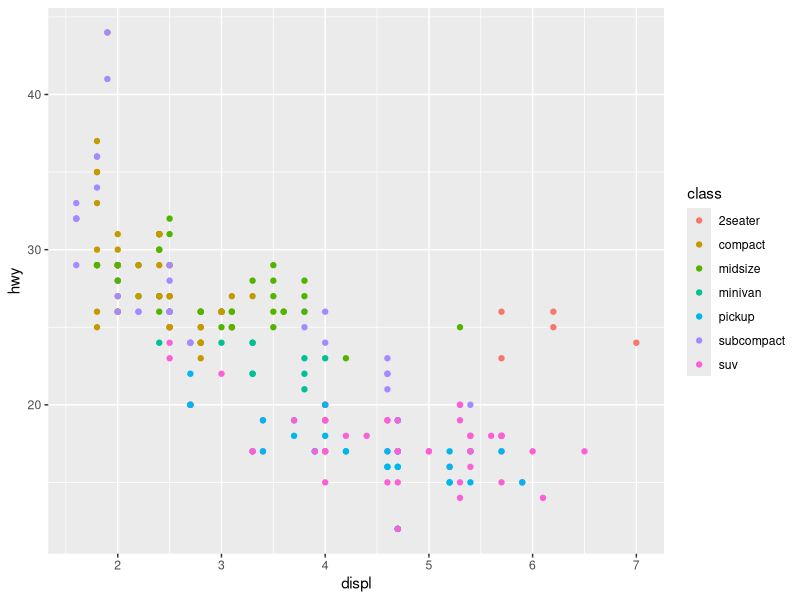
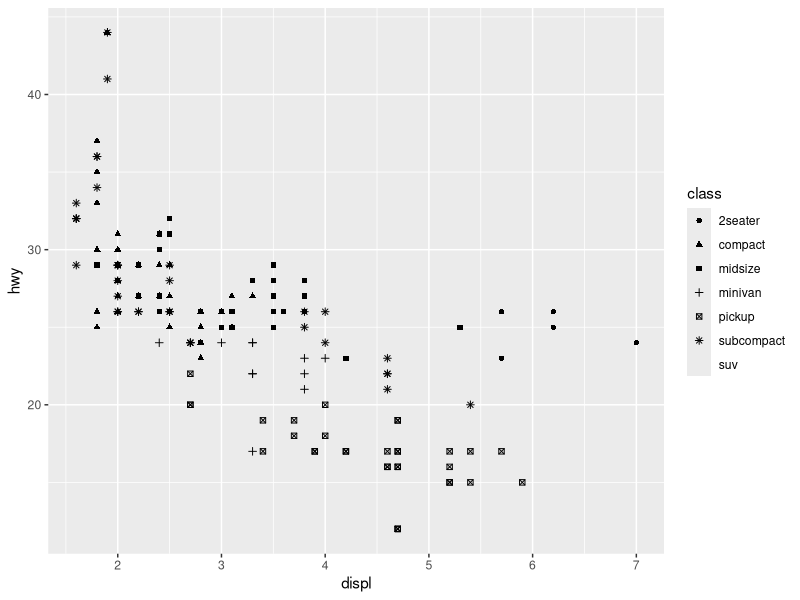
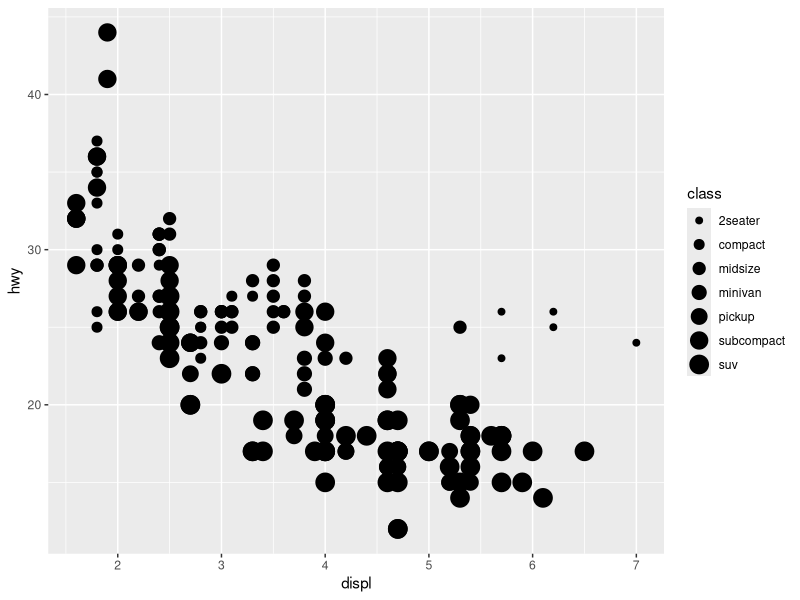
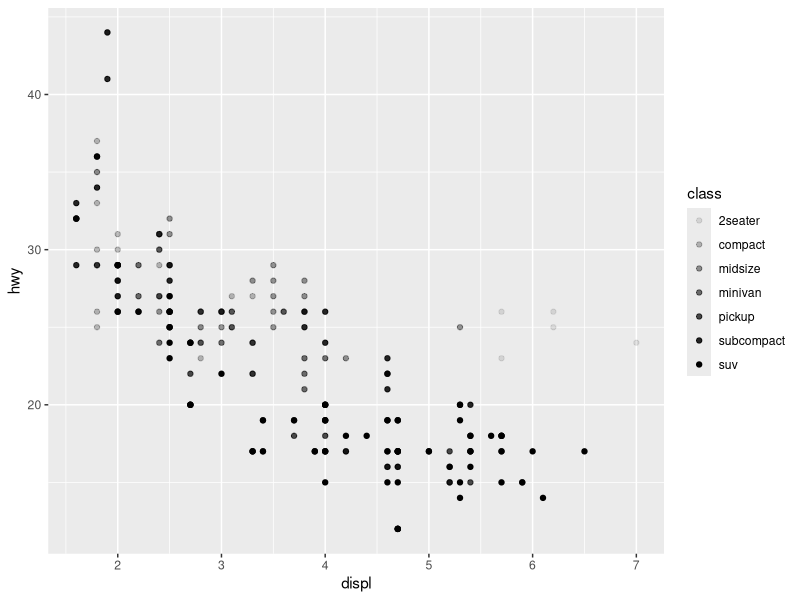
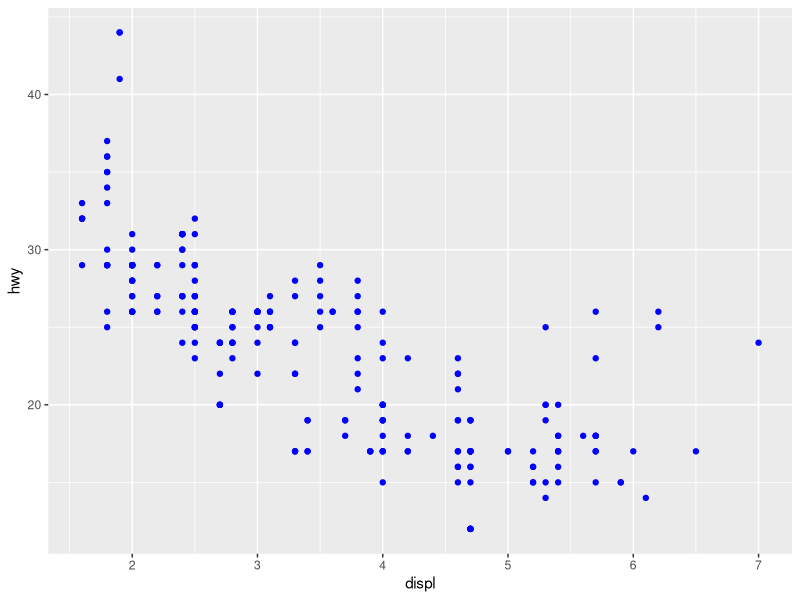
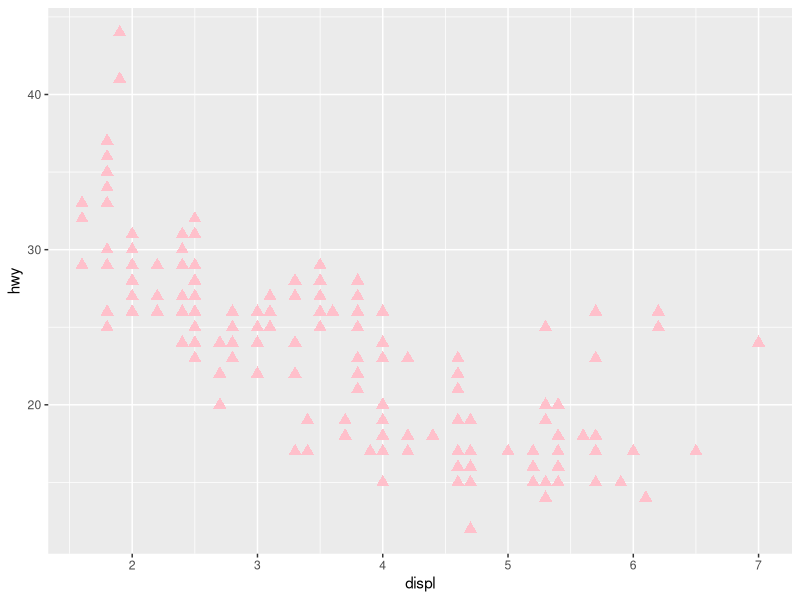
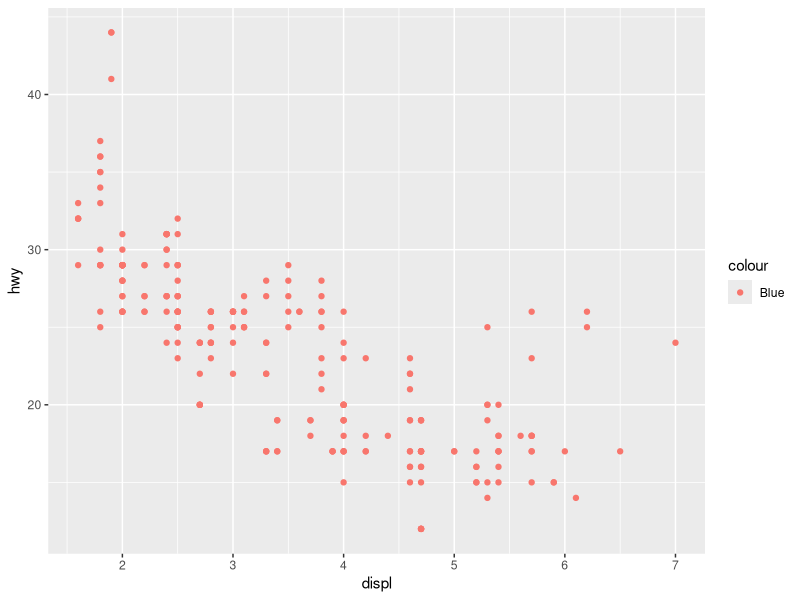
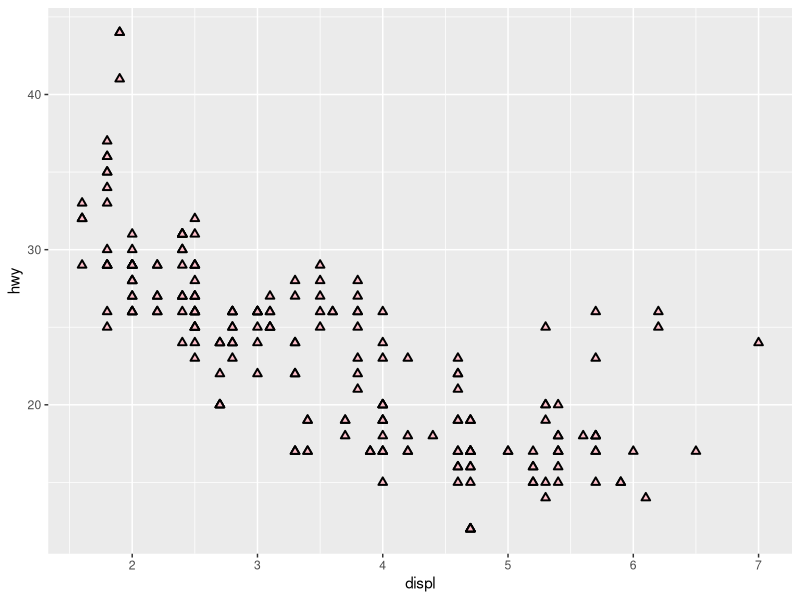

These charts were generated, in order, by the following R code:
library(tidyverse)

ggplot(mpg, aes(x = displ, y = hwy, color = class)) + 
  geom_point()
ggplot(mpg, aes(x = displ, y = hwy, shape = class)) + 
  geom_point()

ggplot(mpg, aes(x = displ, y = hwy, size = class)) + 
  geom_point()
ggplot(mpg, aes(x = displ, y = hwy, alpha = class)) + 
  geom_point()

ggplot(mpg, aes(x = displ, y = hwy)) + 
  geom_point(color =  'Blue')

ggplot(mpg, aes(x = displ, y = hwy)) +  
  geom_point(shape = 17, color = 'pink', size = 3)

ggplot(mpg) + 
  geom_point(aes(x = displ, y = hwy, color =  'Blue'))

ggplot(mpg, aes(x = displ, y = hwy)) + 
  geom_point(shape = 24, fill = 'pink', stroke = 1)

ggplot(mpg, aes(x = displ, y = hwy, color = displ < 5)) +
  geom_point() 

